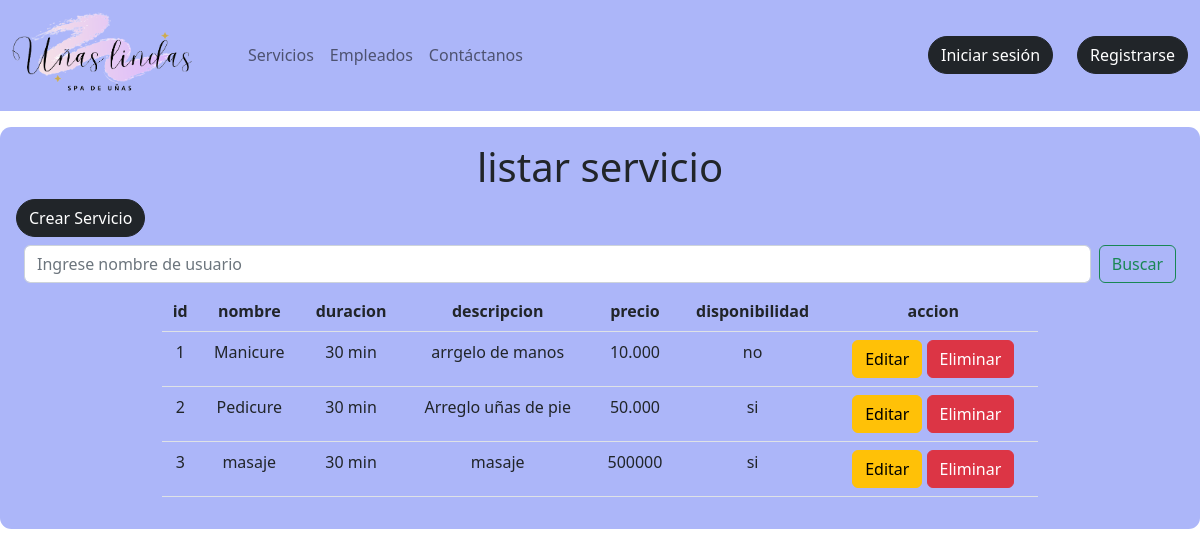
Screenshot of /listar_servicio with the database file from the repository.
### agenda/models.py (models this page shows, shortened)
class Servicio(models.Model):
    idServicio=models.BigAutoField(unique=True,primary_key=True)
    nombre=models.CharField(max_length=50)
    duracion=models.CharField(max_length=50)
    descripcion=models.CharField(max_length=240)
    precio=models.CharField(max_length=50)
    disponibilidad=models.CharField(max_length=50)

### agenda/views.py (the view)
# urls.py: path('listar_servicio',listar_servicios,name="listar_servicio"),
def listar_servicios(request):
    result=Servicio.objects.all()
    context={"datos":result}
    return render(request,'agenda/servicios/listar_servicio.html',context)

### agenda/templates/agenda/servicios/listar_servicio.html (shortened to what this page needs)
{% extends 'agenda/base.html' %}
{% load static %}
{% block contenedor %}
<section class="container mt-3 mb-3 p-3" style="background-color: #ACB6F9; max-width: 1400px; border-radius: 0.3cm;">
<h1 class="text-center">listar servicio</h1>
  <a class="btn btn-dark rounded-pill mx-auto" href="{% url 'form_servicio' %}">Crear Servicio</a>
  <form class="d-flex m-2" role="search" method="post" action="{% url 'buscar_servicio' %}">
    <input class="form-control me-2" type="search" placeholder="Ingrese nombre de usuario" aria-label="Search" name="ser">
    <button class="btn btn-outline-success" type="submit">Buscar</button>
  </form>
  {% if datos %}
  <table class="table w-75 mx-auto text-center">
    <tr>
      <th>id</th>
      <th>nombre</th>
      <th>duracion</th>
      <th>descripcion</th>
      <th>precio</th>
      <th>disponibilidad</th>
      <th>accion</th>
    </tr>
    {% for i in datos %}
    <tr>
      <td>{{i.idServicio}}</td>
      <td>{{i.nombre}}</td>
      <td>{{i.duracion}}</td>
      <td>{{i.descripcion}}</td>
      <td>{{i.precio}}</td>
      <td>{{i.disponibilidad}}</td>
      <td>
        <a class="btn btn-warning" href="{% url 'edit_form_servicio' i.idServicio %}">Editar</a>
        <a class="btn btn-danger" href="{% url 'eliminar_servicio' i.idServicio %}" onclick="return confirm('¿Estas seguro de eliminar?')"> Eliminar<a/>
      </td>
    </tr>
    {% endfor %}
  </table>
 {% else %}
 no hay registros
 {% endif %}
</section>
{% endblock %}

### rows the page displays
Servicio: idServicio "1", nombre "Manicure", duracion "30 min", descripcion "arrgelo de manos", precio "10.000", disponibilidad "no"
Servicio: idServicio "2", nombre "Pedicure", duracion "30 min", descripcion "Arreglo uñas de pie", precio "50.000", disponibilidad "si"
Servicio: idServicio "3", nombre "masaje", duracion "30 min", descripcion "masaje", precio "500000", disponibilidad "si"
